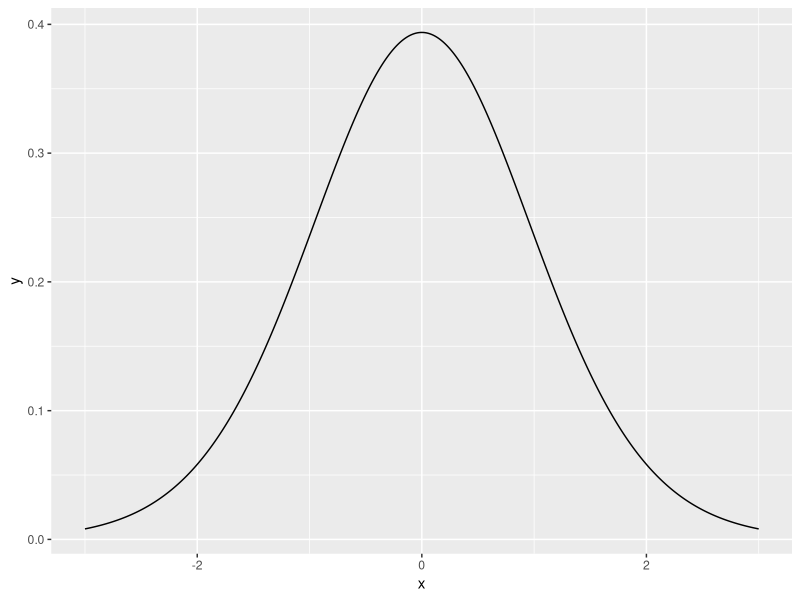
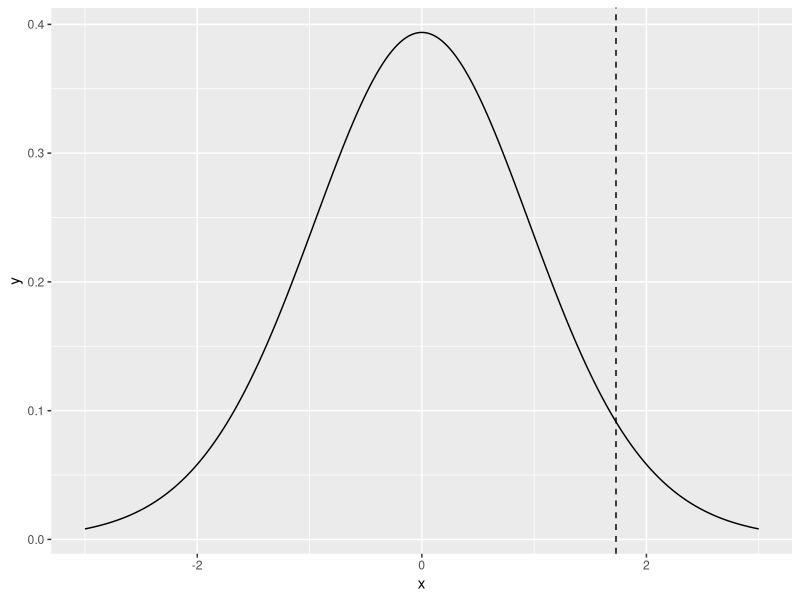
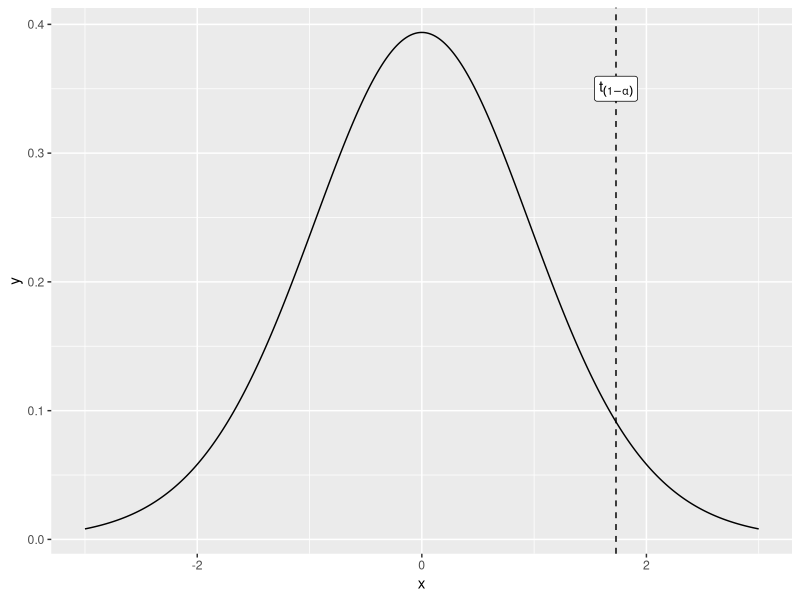
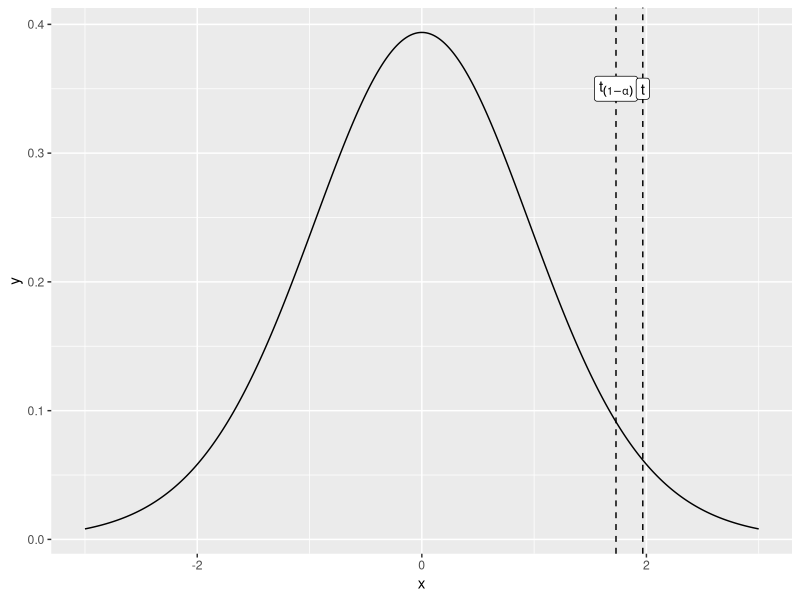
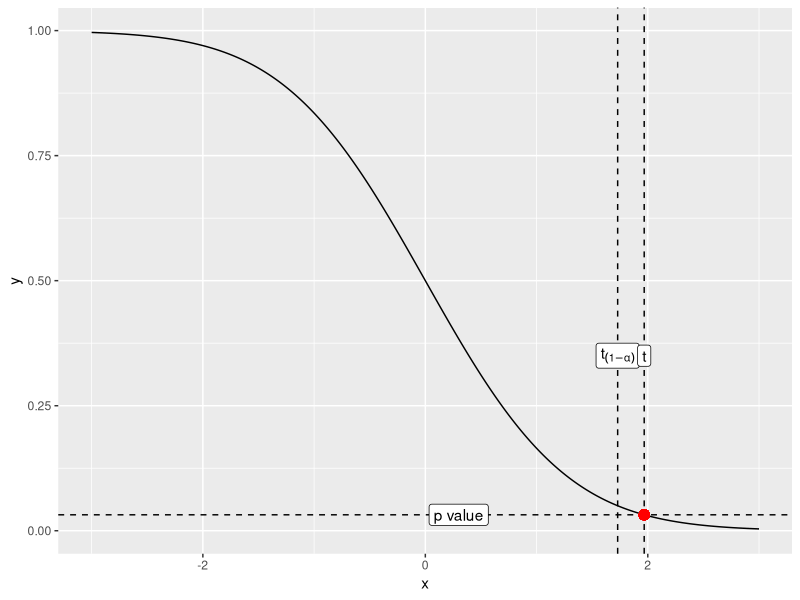
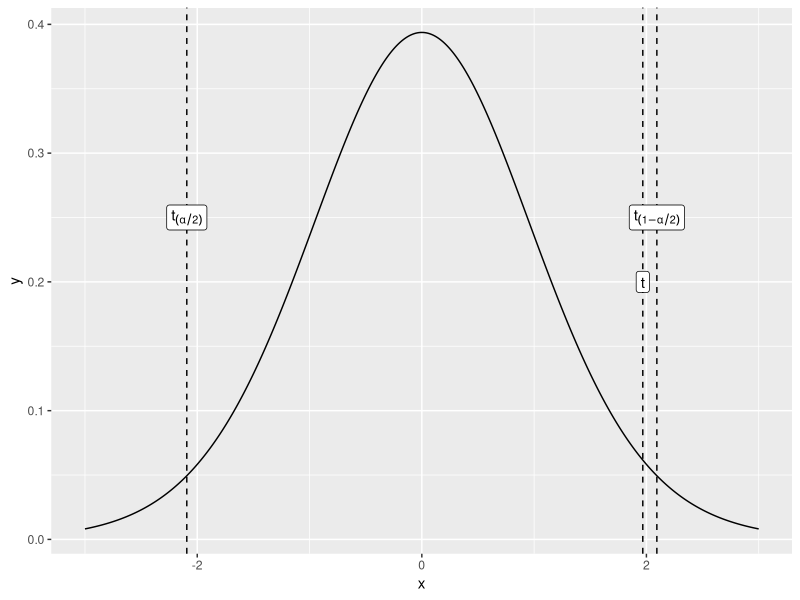
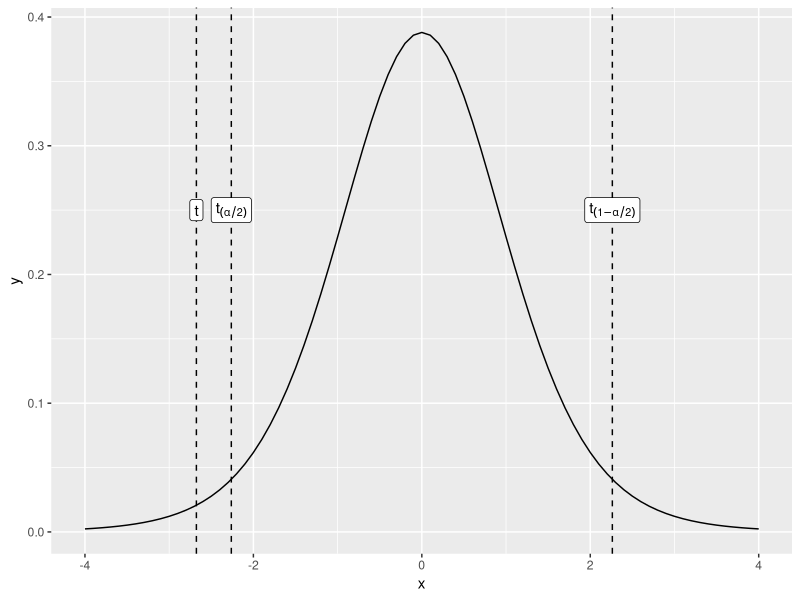

Reproduce these figures in R, in order.
## ---- chunk 1
knitr::opts_chunk$set(echo = TRUE)
## ---- chunk 2
library(tidyverse)
## ---- chunk 3
n = 20       # sample size
s = 5.0      # standard deviation
x_bar = 30.2 # sample average
## ---- chunk 4
mu_0 = 28
## ---- chunk 5
# we use lower.tail=TRUE since we are looking for the 95% quantile, starting from the lower tail
# qt is the quantile function for the Student t Distribution
t_1_minus_alpha = qt(0.95, df=n-1, lower.tail=TRUE)
t_1_minus_alpha
## ---- chunk 6
x = seq(-3,3,0.01)
y = dt(x,df=n-1)    # y is equal to the t-test distribution sampled at values of x

# create data frame to hold x and y values
dist = data.frame(x = x, 
                  y = y) 
## ---- chunk 7
ggplot(dist, aes(x,y)) + 
  geom_line()
## ---- chunk 8
ggplot(dist, aes(x,y)) + 
  geom_line() +             # this plots the distribution as a line
  geom_vline(xintercept = t_1_minus_alpha,   # plot a vertical line at t_1_minus_alpha
             linetype="dashed")              # make this a dashed line
## ---- chunk 9
ggplot(dist, aes(x,y)) + 
  geom_line() +             # this plots the distribution
  geom_vline(xintercept = t_1_minus_alpha,   # plot a vertical line at t_1_minus_alpha
             linetype="dashed") +            # make this a dashed line
    annotate(geom = "label",          # add a label for t_1_minus_alpha.  
                                      # Don't change geom = "label", it needs to be exactly this
             x = t_1_minus_alpha,     # x position for the label
             y = 0.35,                # y position for the label
             label = "t[(1-alpha)]",    # this is the text that will be displayed
             parse = TRUE)
## ---- chunk 10
t = (x_bar - mu_0)/(s/sqrt(n))
t
## ---- chunk 11
ggplot(dist, aes(x,y)) + 
  # this plots the distribution
  geom_line() +                     
  # plot a vertical line at t_1_minus_alpha
  geom_vline(xintercept = t_1_minus_alpha,   
             linetype="dashed") +            # make this a dashed line
  # add a label for t_1_minus_alpha.  
  annotate(geom = "label",          # Don't change geom = "label", it needs to be exactly this
           x = t_1_minus_alpha,     # x position for the label
           y = 0.35,                # y position for the label
           label = "t[(1-alpha)]",    # this is the text that will be displayed
           parse = TRUE) +          # use parse = TRUE if you're displaying symbols like alpha
  # plot a vertical line at t
  geom_vline(xintercept = t,        
             linetype="dashed") +   # make this a dashed line
  # add a label for the value of t
  annotate(geom = "label",          
           x = t,
           y = 0.35,                
           label = "t",    
           parse = FALSE)           # can set parse = FALSE, just showing a "t", not symbols like alpha
## ---- chunk 12
# pt is the cumulative distribution of the t distribution
p_value = 1 - pt(t, df=n-1)
p_value
## ---- chunk 13
p_value = pt(t, df=n-1, lower.tail=FALSE)
p_value
## ---- chunk 14

x = seq(-3,3,0.01)
y = 1-pt(x,df=n-1)    # y is equal to the t-test distribution sampled at values of x

# create data frame to hold x and y values
cumulative_dist = data.frame(x = x, 
                      y = y) 

ggplot(cumulative_dist, aes(x,y)) + 
  geom_line() + 
  geom_vline(xintercept = t_1_minus_alpha,   # plot a vertical line at t_1_minus_alpha
             linetype="dashed") +            # make this a dashed line
  annotate(geom = "label",          # add a label for t_1_minus_alpha.  
                                    # Don't change geom = "label", it needs to be exactly this
           x = t_1_minus_alpha,     # x position for the label
           y = 0.35,                # y position for the label
           label = "t[(1-alpha)]",    # this is the text that will be displayed
           parse = TRUE) + 
  geom_vline(xintercept = t,        # plot a vertical line at t
             linetype="dashed") +   # make this a dashed line
  annotate(geom = "label",          # add a label for the value of t
           x = t,
           y = 0.35,                
           label = "t",    
           parse = FALSE) + 
  geom_hline(yintercept = p_value, 
             linetype="dashed") + 
  annotate(geom = "label",
           x = 0.3,
           y = p_value,
           label = "p value", 
           parse = FALSE) + 
  geom_point(data=NULL, aes(x=t, y=p_value), colour="red", size=3)


## ---- chunk 15
# tails are now alpha/2
t_1_minus_alpha_div_2 = qt(1 - (0.05/2), df=n-1, lower.tail=TRUE)
## ---- chunk 16
t_1_minus_alpha_div_2
## ---- chunk 17
# generate a sequence from -3 to 3 in steps of 0.01
x = seq(-3,3,0.01)
left_tail_x = seq(-3,-t_1_minus_alpha_div_2,0.01)
right_tail_x = seq(t_1_minus_alpha_div_2, 3, 0.01)

# create data frame to hold x and y values
dist = data.frame(x=x, 
                  y = dt(x, df=n-1)) # y is equal to the t-test distribution sampled at values of x

# plot the t-test distribution 
# and show the location of t and t_1_minus_alpha_div_2

ggplot(dist, aes(x,y)) + geom_line() + 
  # show line and text annotation for t
  geom_vline(xintercept = t, linetype="dashed") + 
  annotate("label", x=t, y=0.2, label="t") + 
  # show line and text annotation for t_1_minus_alpha_div_2
  geom_vline(xintercept = t_1_minus_alpha_div_2, linetype="dashed") + 
  annotate("label", x=t_1_minus_alpha_div_2, y=0.25, label="t[(1-alpha/2)]", parse=TRUE) + 
  geom_vline(xintercept = -t_1_minus_alpha_div_2, linetype="dashed") + 
  annotate("label", x = -t_1_minus_alpha_div_2, y=0.25, label="t[(alpha/2)]", parse=TRUE)

# critical region will be different and may also have to reject it.
## ---- chunk 18
non_smoke = c(18,22,21,17,20,17,23,20,22,21)
smoke = c(16,20,14,21,20,18,13,15,17,21)
## ---- chunk 19
res = t.test(smoke, alternative = "two.sided", mu=20, conf.level = 0.95)
print(res)
## ---- chunk 20
res$statistic
## ---- chunk 21
n = length(smoke)    # number of samples

x = seq(-4, 4, 0.1) # sequence from -4 to 4 in increments of 0.1
y = dt(x, df=n-1)   # probability density of the t distribution

df = data.frame(x=x,
                y=y)

alpha = 0.05
t_alpha_div_2 = qt(alpha/2, df = n-1)
t_1_minus_alpha_div_2 = qt(1 - alpha/2, df = n-1)
t = res$statistic

ggplot(df, aes(x,y)) + geom_line() + 
  # vertical line and label for t_alpha_div_2
  geom_vline(xintercept = t_alpha_div_2, linetype = "dashed") + 
  annotate("label", x = t_alpha_div_2, y=0.25, label="t[(alpha/2)]", parse=TRUE) + 
  # vertical line and label for t_1_minus_alpha_div_2
  geom_vline(xintercept = t_1_minus_alpha_div_2, linetype = "dashed") + 
  annotate("label", x = t_1_minus_alpha_div_2, y=0.25, label = "t[(1 - alpha/2)]", parse=TRUE) + 
  # vertical line and label for t (from the t.test function called above)
  geom_vline(xintercept = t, linetype = "dashed") + 
  annotate("label", x = t, y=0.25, label = "t", parse=FALSE)
## ---- chunk 22
t.test(smoke, alternative = "two.sided", mu=17, conf.level = 0.95)
## ---- chunk 23
t.test(smoke)
## ---- chunk 24
mean(smoke)
## ---- chunk 25
t.test(smoke, alternative = "greater", mu=20, conf.level = 0.95)
## ---- chunk 26
t.test(smoke, alternative = "greater", mu=20, conf.level = 0.95)
## ---- chunk 27
x_bar1 = mean(smoke)
x_bar2 = mean(non_smoke)
print(x_bar1)
print(x_bar2)
## ---- chunk 28
s1 = sd(smoke)
s2 = sd(non_smoke)
print(s1)
print(s2)
## ---- chunk 29
t.test(smoke, non_smoke, alternative = "two.sided", conf.level = 0.95, var.equal = TRUE)
## ---- chunk 30
t.test(smoke, non_smoke, alternative = "two.sided", conf.level = 0.95, var.equal = FALSE)
## ---- chunk 31
t.test(non_smoke, smoke, alternative = "greater", var.equal = FALSE, conf.level = 0.95)
#t.test(non_smoke, smoke, alternative = "less", var.equal = FALSE, conf.level = 0.95)
## ---- chunk 32
# score_person_1_before, score_person_2_before, ...
pre_test = c(77, 56, 64, 60, 57, 53, 72, 62, 65, 66) 

# score_person_1_after, score_person_2_after, ...
post_test = c(88, 74, 83, 68, 58, 50, 67, 64 ,74 ,60) 
## ---- chunk 33
t.test(pre_test, post_test, alternative = "less", var.equal = FALSE, paired = TRUE, conf.level = 0.95)
t.test(pre_test, post_test, alternative = "less", var.equal = FALSE, conf.level = 0.95)
## ---- chunk 34
x <- rnorm(100, mean=0)  # if you don’t specify the variance it is set to 1 by default
y <- rnorm(100, mean=1)
## ---- chunk 35
f_test_results = var.test(x, y, ratio = 1, alternative = "two.sided", conf.level = 0.95)      
## ---- chunk 36
var.test(x, y, ratio = 1, alternative = "two.sided", conf.level = 0.95)      
## ---- chunk 37
var.test(smoke, non_smoke, ratio = 1, alternative = "two.sided", conf.level = 0.95)
